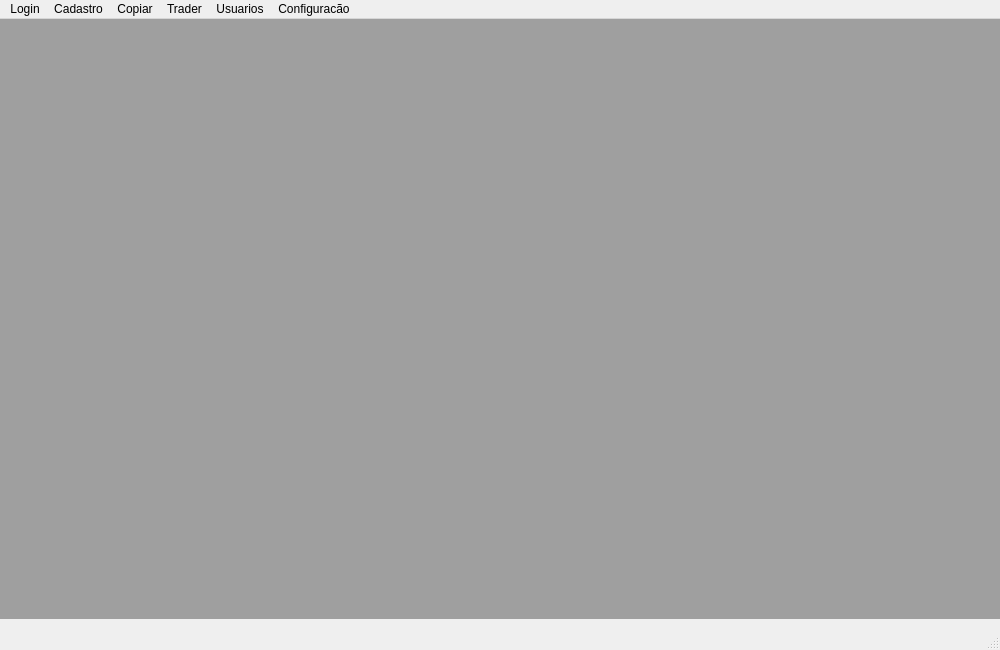
<?xml version="1.0" encoding="UTF-8"?>
<ui version="4.0">
 <class>MainWindow</class>
 <widget class="QMainWindow" name="MainWindow">
  <property name="geometry">
   <rect>
    <x>0</x>
    <y>0</y>
    <width>1000</width>
    <height>650</height>
   </rect>
  </property>
  <property name="maximumSize">
   <size>
    <width>1000</width>
    <height>700</height>
   </size>
  </property>
  <property name="windowTitle">
   <string>MainWindow</string>
  </property>
  <widget class="QWidget" name="centralwidget">
   <widget class="QMdiArea" name="mdiArea">
    <property name="geometry">
     <rect>
      <x>0</x>
      <y>0</y>
      <width>1000</width>
      <height>600</height>
     </rect>
    </property>
    <property name="maximumSize">
     <size>
      <width>1000</width>
      <height>650</height>
     </size>
    </property>
    <widget class="QWidget" name="Cadastro">
     <property name="maximumSize">
      <size>
       <width>400</width>
       <height>500</height>
      </size>
     </property>
     <property name="windowTitle">
      <string>Subwindow</string>
     </property>
     <widget class="QLabel" name="label">
      <property name="geometry">
       <rect>
        <x>60</x>
        <y>30</y>
        <width>61</width>
        <height>16</height>
       </rect>
      </property>
      <property name="font">
       <font>
        <pointsize>12</pointsize>
       </font>
      </property>
      <property name="text">
       <string>Nome:</string>
      </property>
     </widget>
     <widget class="QLineEdit" name="lineEdit">
      <property name="geometry">
       <rect>
        <x>60</x>
        <y>50</y>
        <width>300</width>
        <height>30</height>
       </rect>
      </property>
      <property name="maximumSize">
       <size>
        <width>500</width>
        <height>50</height>
       </size>
      </property>
      <property name="font">
       <font>
        <pointsize>12</pointsize>
       </font>
      </property>
      <property name="styleSheet">
       <string notr="true">QlineEdit{qlineargradient(spread:pad, x1:0.482955, y1:1, x2:0.488636, y2:0.017, stop:0 rgba(22, 200, 33, 255), stop:1 rgba(255, 255, 255, 255))}</string>
      </property>
     </widget>
     <widget class="QLabel" name="label_2">
      <property name="geometry">
       <rect>
        <x>60</x>
        <y>90</y>
        <width>61</width>
        <height>16</height>
       </rect>
      </property>
      <property name="font">
       <font>
        <pointsize>12</pointsize>
       </font>
      </property>
      <property name="text">
       <string>Senha:</string>
      </property>
     </widget>
     <widget class="QLineEdit" name="lineEdit_2">
      <property name="geometry">
       <rect>
        <x>60</x>
        <y>110</y>
        <width>300</width>
        <height>30</height>
       </rect>
      </property>
      <property name="maximumSize">
       <size>
        <width>500</width>
        <height>50</height>
       </size>
      </property>
      <property name="font">
       <font>
        <pointsize>12</pointsize>
       </font>
      </property>
     </widget>
     <widget class="QPushButton" name="pushButton">
      <property name="geometry">
       <rect>
        <x>60</x>
        <y>170</y>
        <width>301</width>
        <height>31</height>
       </rect>
      </property>
      <property name="font">
       <font>
        <pointsize>12</pointsize>
       </font>
      </property>
      <property name="styleSheet">
       <string notr="true">background-color: qlineargradient(spread:pad, x1:0.466, y1:1, x2:0.482954, y2:0, stop:0 rgba(11, 162, 255, 250), stop:0.982955 rgba(0, 158, 255, 255));
border-radius:5px;</string>
      </property>
      <property name="text">
       <string>Login</string>
      </property>
     </widget>
     <widget class="QPushButton" name="pushButton_2">
      <property name="geometry">
       <rect>
        <x>60</x>
        <y>220</y>
        <width>301</width>
        <height>31</height>
       </rect>
      </property>
      <property name="font">
       <font>
        <pointsize>12</pointsize>
       </font>
      </property>
      <property name="styleSheet">
       <string notr="true">background-color: qlineargradient(spread:pad, x1:0.466, y1:1, x2:0.482954, y2:0, stop:0 rgba(11, 162, 255, 250), stop:0.982955 rgba(0, 158, 255, 255));
border-radius:5px;</string>
      </property>
      <property name="text">
       <string>Cadastro</string>
      </property>
     </widget>
     <widget class="QPushButton" name="pushButton_3">
      <property name="geometry">
       <rect>
        <x>60</x>
        <y>270</y>
        <width>301</width>
        <height>31</height>
       </rect>
      </property>
      <property name="font">
       <font>
        <pointsize>12</pointsize>
       </font>
      </property>
      <property name="styleSheet">
       <string notr="true">background-color: qlineargradient(spread:pad, x1:0.466, y1:1, x2:0.482954, y2:0, stop:0 rgba(11, 162, 255, 250), stop:0.982955 rgba(0, 158, 255, 255));
border-radius:5px;</string>
      </property>
      <property name="text">
       <string>Recuperar Senha</string>
      </property>
     </widget>
    </widget>
    <widget class="QWidget" name="subwindow_2">
     <property name="windowTitle">
      <string>Subwindow</string>
     </property>
     <widget class="QLabel" name="label_3">
      <property name="geometry">
       <rect>
        <x>70</x>
        <y>20</y>
        <width>61</width>
        <height>16</height>
       </rect>
      </property>
      <property name="font">
       <font>
        <pointsize>12</pointsize>
       </font>
      </property>
      <property name="text">
       <string>Nome:</string>
      </property>
     </widget>
     <widget class="QPushButton" name="pushButton_4">
      <property name="geometry">
       <rect>
        <x>70</x>
        <y>440</y>
        <width>301</width>
        <height>31</height>
       </rect>
      </property>
      <property name="font">
       <font>
        <pointsize>12</pointsize>
       </font>
      </property>
      <property name="styleSheet">
       <string notr="true">background-color: qlineargradient(spread:pad, x1:0.466, y1:1, x2:0.482954, y2:0, stop:0 rgba(11, 162, 255, 250), stop:0.982955 rgba(0, 158, 255, 255));
border-radius:5px;setStyleSheet{Qpushbuttonrgb(85, 170, 0)}</string>
      </property>
      <property name="text">
       <string>Recuperar Senha</string>
      </property>
     </widget>
     <widget class="QLabel" name="label_4">
      <property name="geometry">
       <rect>
        <x>70</x>
        <y>80</y>
        <width>61</width>
        <height>16</height>
       </rect>
      </property>
      <property name="font">
       <font>
        <pointsize>12</pointsize>
       </font>
      </property>
      <property name="text">
       <string>Email:</string>
      </property>
     </widget>
     <widget class="QPushButton" name="pushButton_5">
      <property name="geometry">
       <rect>
        <x>70</x>
        <y>340</y>
        <width>301</width>
        <height>31</height>
       </rect>
      </property>
      <property name="font">
       <font>
        <pointsize>12</pointsize>
       </font>
      </property>
      <property name="styleSheet">
       <string notr="true">background-color: qlineargradient(spread:pad, x1:0.466, y1:1, x2:0.482954, y2:0, stop:0 rgba(11, 162, 255, 250), stop:0.982955 rgba(0, 158, 255, 255));
border-radius:5px;</string>
      </property>
      <property name="text">
       <string>Login</string>
      </property>
     </widget>
     <widget class="QPushButton" name="pushButton_6">
      <property name="geometry">
       <rect>
        <x>70</x>
        <y>390</y>
        <width>301</width>
        <height>31</height>
       </rect>
      </property>
      <property name="font">
       <font>
        <pointsize>12</pointsize>
       </font>
      </property>
      <property name="styleSheet">
       <string notr="true">background-color: qlineargradient(spread:pad, x1:0.466, y1:1, x2:0.482954, y2:0, stop:0 rgba(11, 162, 255, 250), stop:0.982955 rgba(0, 158, 255, 255));
border-radius:5px;</string>
      </property>
      <property name="text">
       <string>Cadastro</string>
      </property>
     </widget>
     <widget class="QLineEdit" name="lineEdit_3">
      <property name="geometry">
       <rect>
        <x>70</x>
        <y>40</y>
        <width>300</width>
        <height>30</height>
       </rect>
      </property>
      <property name="maximumSize">
       <size>
        <width>500</width>
        <height>50</height>
       </size>
      </property>
      <property name="font">
       <font>
        <pointsize>12</pointsize>
       </font>
      </property>
      <property name="styleSheet">
       <string notr="true">QlineEdit{qlineargradient(spread:pad, x1:0.482955, y1:1, x2:0.488636, y2:0.017, stop:0 rgba(22, 200, 33, 255), stop:1 rgba(255, 255, 255, 255))}</string>
      </property>
     </widget>
     <widget class="QLineEdit" name="lineEdit_4">
      <property name="geometry">
       <rect>
        <x>70</x>
        <y>100</y>
        <width>300</width>
        <height>30</height>
       </rect>
      </property>
      <property name="maximumSize">
       <size>
        <width>500</width>
        <height>50</height>
       </size>
      </property>
      <property name="font">
       <font>
        <pointsize>12</pointsize>
       </font>
      </property>
     </widget>
     <widget class="QLabel" name="label_5">
      <property name="geometry">
       <rect>
        <x>70</x>
        <y>200</y>
        <width>61</width>
        <height>16</height>
       </rect>
      </property>
      <property name="font">
       <font>
        <pointsize>12</pointsize>
       </font>
      </property>
      <property name="text">
       <string>Senha:</string>
      </property>
     </widget>
     <widget class="QLineEdit" name="lineEdit_5">
      <property name="geometry">
       <rect>
        <x>70</x>
        <y>160</y>
        <width>300</width>
        <height>30</height>
       </rect>
      </property>
      <property name="maximumSize">
       <size>
        <width>500</width>
        <height>50</height>
       </size>
      </property>
      <property name="font">
       <font>
        <pointsize>12</pointsize>
       </font>
      </property>
      <property name="styleSheet">
       <string notr="true">QlineEdit{qlineargradient(spread:pad, x1:0.482955, y1:1, x2:0.488636, y2:0.017, stop:0 rgba(22, 200, 33, 255), stop:1 rgba(255, 255, 255, 255))}</string>
      </property>
     </widget>
     <widget class="QLabel" name="label_6">
      <property name="geometry">
       <rect>
        <x>70</x>
        <y>140</y>
        <width>61</width>
        <height>16</height>
       </rect>
      </property>
      <property name="font">
       <font>
        <pointsize>12</pointsize>
       </font>
      </property>
      <property name="text">
       <string>Logins:</string>
      </property>
     </widget>
     <widget class="QLineEdit" name="lineEdit_6">
      <property name="geometry">
       <rect>
        <x>70</x>
        <y>220</y>
        <width>300</width>
        <height>30</height>
       </rect>
      </property>
      <property name="maximumSize">
       <size>
        <width>500</width>
        <height>50</height>
       </size>
      </property>
      <property name="font">
       <font>
        <pointsize>12</pointsize>
       </font>
      </property>
     </widget>
     <widget class="QLineEdit" name="lineEdit_7">
      <property name="geometry">
       <rect>
        <x>70</x>
        <y>280</y>
        <width>300</width>
        <height>30</height>
       </rect>
      </property>
      <property name="maximumSize">
       <size>
        <width>500</width>
        <height>50</height>
       </size>
      </property>
      <property name="font">
       <font>
        <pointsize>12</pointsize>
       </font>
      </property>
      <property name="styleSheet">
       <string notr="true">QlineEdit{qlineargradient(spread:pad, x1:0.482955, y1:1, x2:0.488636, y2:0.017, stop:0 rgba(22, 200, 33, 255), stop:1 rgba(255, 255, 255, 255))}</string>
      </property>
     </widget>
     <widget class="QLabel" name="label_7">
      <property name="geometry">
       <rect>
        <x>70</x>
        <y>260</y>
        <width>121</width>
        <height>16</height>
       </rect>
      </property>
      <property name="font">
       <font>
        <pointsize>12</pointsize>
       </font>
      </property>
      <property name="text">
       <string>Repetir Senha:</string>
      </property>
     </widget>
    </widget>
    <widget class="QWidget" name="subwindow_3">
     <property name="minimumSize">
      <size>
       <width>500</width>
       <height>400</height>
      </size>
     </property>
     <property name="maximumSize">
      <size>
       <width>1000</width>
       <height>700</height>
      </size>
     </property>
     <property name="windowTitle">
      <string>Subwindow</string>
     </property>
     <widget class="QTableWidget" name="tableWidget">
      <property name="geometry">
       <rect>
        <x>0</x>
        <y>40</y>
        <width>801</width>
        <height>361</height>
       </rect>
      </property>
      <column>
       <property name="text">
        <string>New Column</string>
       </property>
      </column>
      <column>
       <property name="text">
        <string>Valor</string>
       </property>
      </column>
      <column>
       <property name="text">
        <string>Ativo</string>
       </property>
      </column>
      <column>
       <property name="text">
        <string>Ação</string>
       </property>
      </column>
      <column>
       <property name="text">
        <string>Time</string>
       </property>
      </column>
     </widget>
    </widget>
    <widget class="QWidget" name="subwindow_4">
     <property name="windowTitle">
      <string>Subwindow</string>
     </property>
     <widget class="QPlainTextEdit" name="plainTextEdit">
      <property name="geometry">
       <rect>
        <x>0</x>
        <y>0</y>
        <width>831</width>
        <height>611</height>
       </rect>
      </property>
     </widget>
     <widget class="QWidget" name="layoutWidget">
      <property name="geometry">
       <rect>
        <x>840</x>
        <y>0</y>
        <width>135</width>
        <height>441</height>
       </rect>
      </property>
      <layout class="QVBoxLayout" name="verticalLayout">
       <item>
        <widget class="QComboBox" name="comboBox">
         <property name="minimumSize">
          <size>
           <width>0</width>
           <height>30</height>
          </size>
         </property>
         <item>
          <property name="text">
           <string>Nenhum</string>
          </property>
         </item>
         <item>
          <property name="text">
           <string>Publico</string>
          </property>
         </item>
         <item>
          <property name="text">
           <string>Restrito</string>
          </property>
         </item>
         <item>
          <property name="text">
           <string>Grupo</string>
          </property>
         </item>
         <item>
          <property name="text">
           <string>Grupo Vip</string>
          </property>
         </item>
         <item>
          <property name="text">
           <string>Todos</string>
          </property>
         </item>
        </widget>
       </item>
       <item>
        <widget class="QComboBox" name="comboBox_2">
         <property name="minimumSize">
          <size>
           <width>0</width>
           <height>30</height>
          </size>
         </property>
         <item>
          <property name="text">
           <string>Teste</string>
          </property>
         </item>
         <item>
          <property name="text">
           <string>Real</string>
          </property>
         </item>
        </widget>
       </item>
       <item>
        <widget class="QComboBox" name="comboBox_3">
         <property name="minimumSize">
          <size>
           <width>0</width>
           <height>30</height>
          </size>
         </property>
         <item>
          <property name="text">
           <string>EUR/USD</string>
          </property>
         </item>
         <item>
          <property name="text">
           <string>USD/JPY</string>
          </property>
         </item>
        </widget>
       </item>
       <item>
        <widget class="QComboBox" name="comboBox_4">
         <property name="minimumSize">
          <size>
           <width>0</width>
           <height>30</height>
          </size>
         </property>
         <item>
          <property name="text">
           <string>5</string>
          </property>
         </item>
         <item>
          <property name="text">
           <string>10</string>
          </property>
         </item>
         <item>
          <property name="text">
           <string>20</string>
          </property>
         </item>
         <item>
          <property name="text">
           <string>30</string>
          </property>
         </item>
        </widget>
       </item>
       <item>
        <widget class="QComboBox" name="comboBox_5">
         <property name="minimumSize">
          <size>
           <width>0</width>
           <height>30</height>
          </size>
         </property>
         <item>
          <property name="text">
           <string>M5</string>
          </property>
         </item>
        </widget>
       </item>
       <item>
        <widget class="QLineEdit" name="lineEdit_8">
         <property name="minimumSize">
          <size>
           <width>0</width>
           <height>30</height>
          </size>
         </property>
         <property name="text">
          <string>Payout            90%</string>
         </property>
        </widget>
       </item>
       <item>
        <widget class="QPushButton" name="pushButton_7">
         <property name="minimumSize">
          <size>
           <width>0</width>
           <height>75</height>
          </size>
         </property>
         <property name="font">
          <font>
           <pointsize>15</pointsize>
          </font>
         </property>
         <property name="styleSheet">
          <string notr="true">background-color: qlineargradient(spread:pad, x1:0.482955, y1:1, x2:0.482954, y2:0, stop:0 rgba(30, 180, 39, 255), stop:1 rgba(0, 255, 0, 255));
border-radius:10px;</string>
         </property>
         <property name="text">
          <string>Comprar</string>
         </property>
        </widget>
       </item>
       <item>
        <widget class="QPushButton" name="pushButton_8">
         <property name="minimumSize">
          <size>
           <width>0</width>
           <height>75</height>
          </size>
         </property>
         <property name="font">
          <font>
           <pointsize>15</pointsize>
          </font>
         </property>
         <property name="styleSheet">
          <string notr="true">background-color: qlineargradient(spread:pad, x1:0.466, y1:1, x2:0.482954, y2:0, stop:0 rgba(255, 70, 9, 255), stop:0.982955 rgba(255, 32, 0, 255));
border-radius:10px;</string>
         </property>
         <property name="text">
          <string>Vender</string>
         </property>
        </widget>
       </item>
      </layout>
     </widget>
    </widget>
    <widget class="QWidget" name="subwindow_5">
     <property name="windowTitle">
      <string>Subwindow</string>
     </property>
     <widget class="QTableWidget" name="tableWidget_2">
      <property name="geometry">
       <rect>
        <x>10</x>
        <y>130</y>
        <width>741</width>
        <height>241</height>
       </rect>
      </property>
     </widget>
     <widget class="QComboBox" name="comboBox_6">
      <property name="geometry">
       <rect>
        <x>300</x>
        <y>50</y>
        <width>161</width>
        <height>22</height>
       </rect>
      </property>
      <item>
       <property name="text">
        <string>Trader</string>
       </property>
      </item>
      <item>
       <property name="text">
        <string>Assinantes</string>
       </property>
      </item>
     </widget>
     <widget class="QPushButton" name="pushButton_9">
      <property name="geometry">
       <rect>
        <x>170</x>
        <y>80</y>
        <width>101</width>
        <height>41</height>
       </rect>
      </property>
      <property name="font">
       <font>
        <pointsize>12</pointsize>
       </font>
      </property>
      <property name="styleSheet">
       <string notr="true">background-color: qlineargradient(spread:pad, x1:0.482955, y1:1, x2:0.482954, y2:0, stop:0 rgba(30, 180, 39, 255), stop:1 rgba(0, 255, 0, 255));
border-radius:20px;</string>
      </property>
      <property name="text">
       <string>Adicionar</string>
      </property>
     </widget>
     <widget class="QPushButton" name="pushButton_10">
      <property name="geometry">
       <rect>
        <x>480</x>
        <y>80</y>
        <width>101</width>
        <height>41</height>
       </rect>
      </property>
      <property name="font">
       <font>
        <pointsize>12</pointsize>
       </font>
      </property>
      <property name="styleSheet">
       <string notr="true">background-color: qlineargradient(spread:pad, x1:0.466, y1:1, x2:0.482954, y2:0, stop:0 rgba(255, 70, 9, 255), stop:0.982955 rgba(255, 32, 0, 255));
border-radius:20px;</string>
      </property>
      <property name="text">
       <string>Remover</string>
      </property>
     </widget>
     <widget class="QLabel" name="label_8">
      <property name="geometry">
       <rect>
        <x>330</x>
        <y>10</y>
        <width>101</width>
        <height>31</height>
       </rect>
      </property>
      <property name="font">
       <font>
        <pointsize>15</pointsize>
       </font>
      </property>
      <property name="text">
       <string>Usuarios</string>
      </property>
     </widget>
    </widget>
   </widget>
  </widget>
  <widget class="QMenuBar" name="menubar">
   <property name="geometry">
    <rect>
     <x>0</x>
     <y>0</y>
     <width>1000</width>
     <height>21</height>
    </rect>
   </property>
   <widget class="QMenu" name="menuLogin">
    <property name="title">
     <string>Login</string>
    </property>
   </widget>
   <widget class="QMenu" name="menuCadastro">
    <property name="title">
     <string>Cadastro</string>
    </property>
   </widget>
   <widget class="QMenu" name="menuCopiar">
    <property name="title">
     <string>Copiar</string>
    </property>
   </widget>
   <widget class="QMenu" name="menuTrader">
    <property name="title">
     <string>Trader</string>
    </property>
   </widget>
   <widget class="QMenu" name="menuUsuarios">
    <property name="title">
     <string>Usuarios</string>
    </property>
   </widget>
   <widget class="QMenu" name="menuConfigurac_o">
    <property name="title">
     <string>Configuracão</string>
    </property>
   </widget>
   <addaction name="menuLogin"/>
   <addaction name="menuCadastro"/>
   <addaction name="menuCopiar"/>
   <addaction name="menuTrader"/>
   <addaction name="menuUsuarios"/>
   <addaction name="menuConfigurac_o"/>
  </widget>
  <widget class="QStatusBar" name="statusbar"/>
 </widget>
 <resources/>
 <connections/>
</ui>
